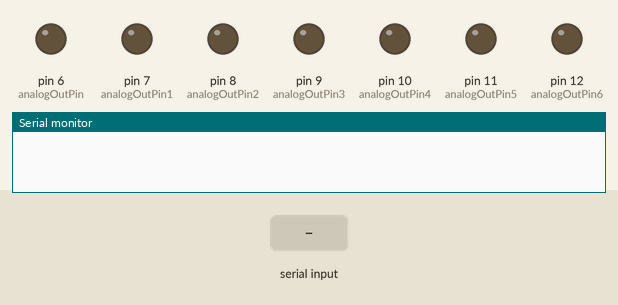
This sketch was run on a simulated Arduino Uno, built with avr-gcc and run on an emulated ATmega328P. Parts: output pins drawn as LEDs (lit = HIGH), the last lines printed to the serial monitor. Inputs (shaded band) come from the test bench.

Above: at 1.2 s.
1.3 s: "1" received over Serial
At 2.87 s:
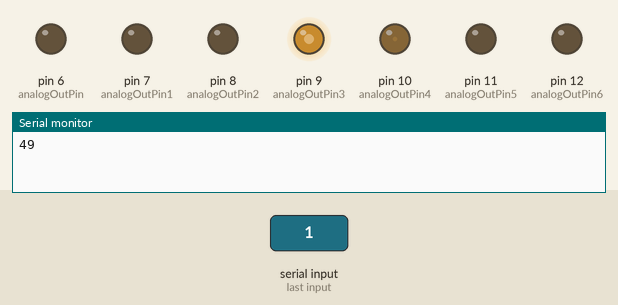
At 4.09 s:
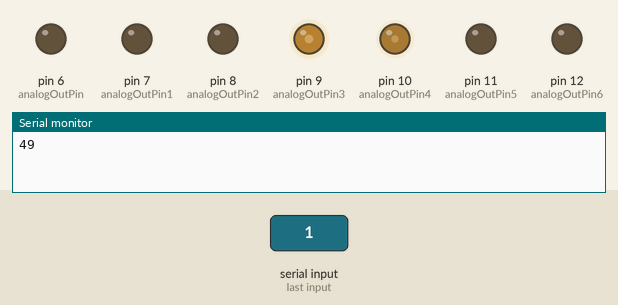
Timing chart, 0 to 21.0 s (numbered marks = the images above; inputs shaded):
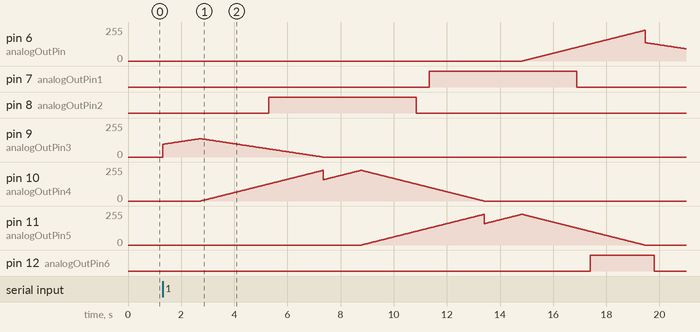

Measured:
- after the input at 1.3 s, pin 6 (analogOutPin): rises from 0/255 to 230/255 in 4.6 s, then falls to 92/255 in 1.5 s; pin 7 (analogOutPin1): LOW → HIGH after 10.0 s, → LOW 5.5 s later

The sketch:

wave_3.ino
```cpp
int myData;
int analogOutPin = 6;
int analogOutPin1 = 7;
int analogOutPin2 = 8;
int analogOutPin3 = 9;
int analogOutPin4 = 10;
int analogOutPin5 = 11;
int analogOutPin6 = 12;

void setup() {
  // initialize serial communications at 9600 bps:
  pinMode(analogOutPin, OUTPUT);
  pinMode(analogOutPin1, OUTPUT);
  pinMode(analogOutPin2, OUTPUT);
  pinMode(analogOutPin3, OUTPUT);
  pinMode(analogOutPin4, OUTPUT);
  pinMode(analogOutPin5, OUTPUT);
  pinMode(analogOutPin6, OUTPUT);

  Serial.begin(9600);
}


void loop() {
  if (Serial.available() > 0) {

    myData = Serial.read();

    if (myData == '1') {  //pattern 5

      Serial.println(myData);
  // change the analog out value:

  for (int i = 160; i <= 230; i++) {
    analogWrite(analogOutPin3, i*0.6);
    delay(20);
  }

  int g = 0;
  for (int i = 230; i >= 0; i--) {
    analogWrite(analogOutPin3, i*0.6);
    if (i < 160 || i > 0) {
      analogWrite(analogOutPin4, g);
      analogWrite(analogOutPin2, g);
      g++;
    }
 delay(20);
 }

   for (int i = 160; i <= 230; i++) {
    analogWrite(analogOutPin4, i);
    analogWrite(analogOutPin2, i);
    delay(20);
  }

  g = 0;
  for (int i = 230; i >= 0; i--) {
    analogWrite(analogOutPin4, i);
    analogWrite(analogOutPin2, i);
    if (i < 160 || i > 0) {
      analogWrite(analogOutPin5, g);
      analogWrite(analogOutPin1, g);
      g++;
    }
 delay(20);
 }
   for (int i = 160; i <= 230; i++) {
    analogWrite(analogOutPin5, i);
    analogWrite(analogOutPin1, i);
    delay(20);
  }

 g = 0;
  for (int i = 230; i >= 0; i--) {
    analogWrite(analogOutPin5, i);
    analogWrite(analogOutPin1, i);
    if (i < 160 || i > 0) {
      analogWrite(analogOutPin6, g);
      analogWrite(analogOutPin, g);
      g++;
    }
 delay(20);
 }
    for (int i = 160; i <= 230; i++) {
    analogWrite(analogOutPin6, i*0.6);
    analogWrite(analogOutPin, i*0.6);
//    delay(20);
  }

g = 0;
  for (int i = 230; i >= 0; i--) {
    analogWrite(analogOutPin6, i*0.6);
    analogWrite(analogOutPin, i*0.6);
//    if (i < 160 || i > 0) {
//      analogWrite(analogOutPin4, g);
//      g++;
//    }
 delay(20);
 }
    }
  }
}
```
